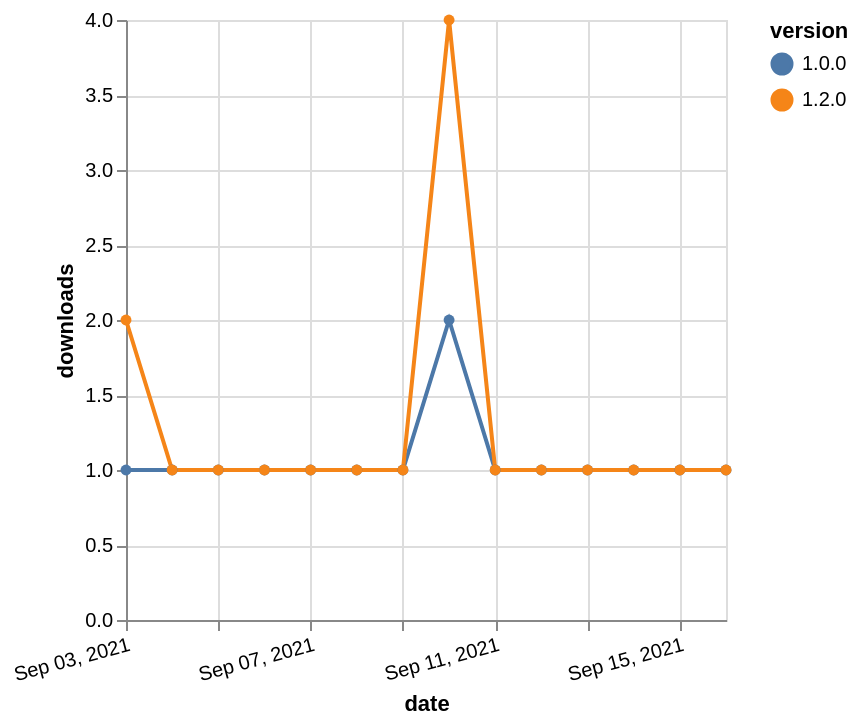

This figure's Vega-Lite source:
### Vega-Lite specification from a JSON file in a GitHub repository (floating-point values rounded to 4 significant figures)
{"$schema": "https://vega.github.io/schema/vega-lite/v5.json", "description": "A simple bar chart with embedded data.", "data": {"values": [{"date": "2021-09-03", "total": 150, "delta": 1, "version": "1.0.0"}, {"date": "2021-09-04", "total": 151, "delta": 1, "version": "1.0.0"}, {"date": "2021-09-05", "total": 152, "delta": 1, "version": "1.0.0"}, {"date": "2021-09-06", "total": 153, "delta": 1, "version": "1.0.0"}, {"date": "2021-09-07", "total": 154, "delta": 1, "version": "1.0.0"}, {"date": "2021-09-08", "total": 155, "delta": 1, "version": "1.0.0"}, {"date": "2021-09-09", "total": 156, "delta": 1, "version": "1.0.0"}, {"date": "2021-09-10", "total": 158, "delta": 2, "version": "1.0.0"}, {"date": "2021-09-11", "total": 159, "delta": 1, "version": "1.0.0"}, {"date": "2021-09-12", "total": 160, "delta": 1, "version": "1.0.0"}, {"date": "2021-09-13", "total": 161, "delta": 1, "version": "1.0.0"}, {"date": "2021-09-14", "total": 162, "delta": 1, "version": "1.0.0"}, {"date": "2021-09-15", "total": 163, "delta": 1, "version": "1.0.0"}, {"date": "2021-09-16", "total": 164, "delta": 1, "version": "1.0.0"}, {"date": "2021-09-03", "total": 120, "delta": 2, "version": "1.2.0"}, {"date": "2021-09-04", "total": 121, "delta": 1, "version": "1.2.0"}, {"date": "2021-09-05", "total": 122, "delta": 1, "version": "1.2.0"}, {"date": "2021-09-06", "total": 123, "delta": 1, "version": "1.2.0"}, {"date": "2021-09-07", "total": 124, "delta": 1, "version": "1.2.0"}, {"date": "2021-09-08", "total": 125, "delta": 1, "version": "1.2.0"}, {"date": "2021-09-09", "total": 126, "delta": 1, "version": "1.2.0"}, {"date": "2021-09-10", "total": 130, "delta": 4, "version": "1.2.0"}, {"date": "2021-09-11", "total": 131, "delta": 1, "version": "1.2.0"}, {"date": "2021-09-12", "total": 132, "delta": 1, "version": "1.2.0"}, {"date": "2021-09-13", "total": 133, "delta": 1, "version": "1.2.0"}, {"date": "2021-09-14", "total": 134, "delta": 1, "version": "1.2.0"}, {"date": "2021-09-15", "total": 135, "delta": 1, "version": "1.2.0"}, {"date": "2021-09-16", "total": 136, "delta": 1, "version": "1.2.0"}]}, "width": "container", "mark": {"type": "line", "point": {"filled": true}}, "encoding": {"x": {"field": "date", "type": "temporal", "timeUnit": "yearmonthdate", "title": "date", "axis": {"labelAngle": -15}}, "y": {"field": "delta", "type": "quantitative", "title": "downloads"}, "color": {"field": "version", "type": "nominal"}, "tooltip": {"field": "delta"}}}
